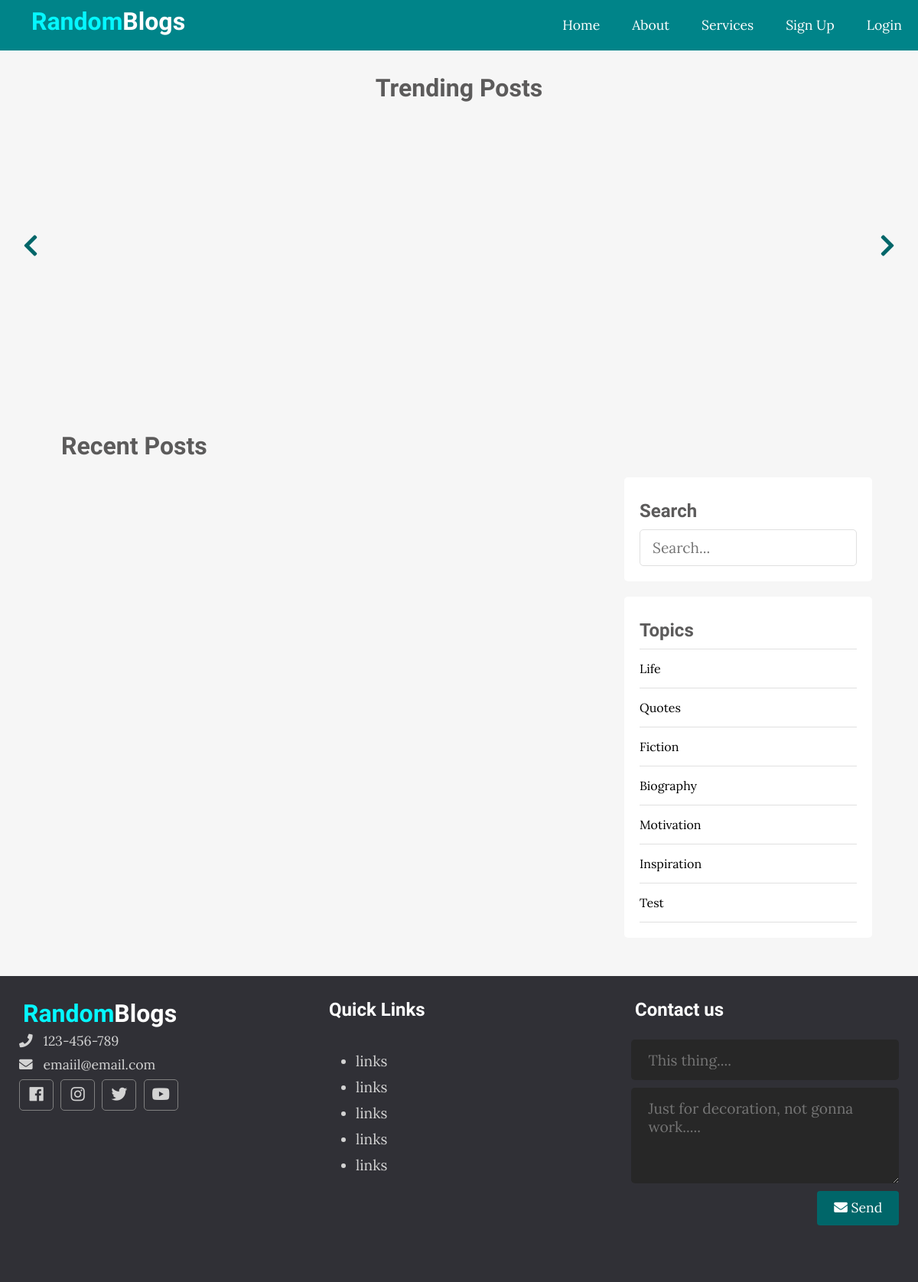
The app's page /, older data.
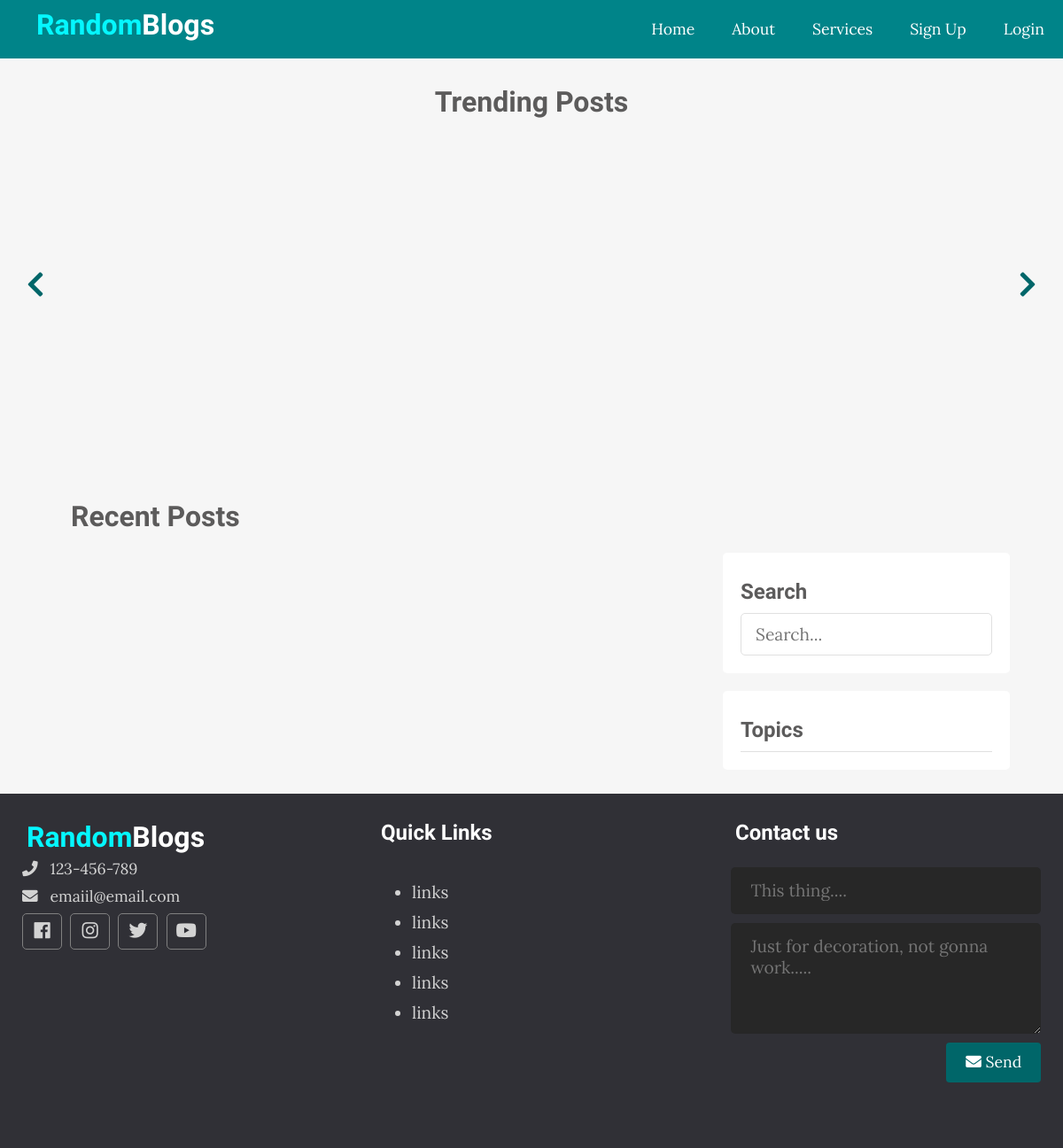
The same page, newer data.
### tables this page shows
CREATE TABLE IF NOT EXISTS `topics` (
  `id` int(11) NOT NULL AUTO_INCREMENT,
  `name` varchar(100) NOT NULL,
  `description` text NOT NULL,
  PRIMARY KEY (`id`),
  UNIQUE KEY `name` (`name`)
);

### app/controllers/topics.php (called while the page is built, shortened)
<?php
include(ROOT_PATH . "/app/database/db.php");
$table = 'topics';
$topics = selectAll($table);

### app/database/db.php (called while the page is built, shortened)
<?php
require('connect.php');
function selectAll($table, $conditions = [])
{
    global $conn;
    $sql = "SELECT * FROM $table";
    if (empty($conditions)) {
        $stmt = $conn->prepare($sql);
        $stmt->execute();
        $records = $stmt->get_result()->fetch_all(MYSQLI_ASSOC);
        return $records;
    }
}
?>

### index.php (the view, shortened to what this page needs)
<?php
include(ROOT_PATH . "/app/controllers/topics.php");
$postsTitle = 'Recent Posts';
?>
<!DOCTYPE html>
<html lang="en">
<head>
  <link rel="stylesheet" href="https://use.fontawesome.com/releases/v5.7.2/css/all.css"
>
  <link rel="stylesheet" href="assets/css/style.css">
</head>
<body>
  <?php include(ROOT_PATH . "/app/includes/header.php"); ?>
  <div class="page-wrapper">
    <div class="post-slider">
      <h1 class="slider-title">Trending Posts</h1>
      <i class="fas fa-chevron-left prev"></i>
      <i class="fas fa-chevron-right next"></i>
      <div class="post-wrapper">
      </div>
    </div>
    <div class="content clearfix">
      <div class="main-content">
        <h1 class="recent-post-title"><?php echo $postsTitle ?></h1>
      </div>
      <div class="sidebar">
        <div class="section search">
          <h2 class="section-title">Search</h2>
          <form action="index.php" method="post">
            <input type="text" name="search-term" class="text-input" placeholder="Search...">
          </form>
        </div>
        <div class="section topics">
          <h2 class="section-title">Topics</h2>
          <ul>
            <?php foreach ($topics as $key => $topic): ?>
              <li><a href="<?php echo BASE_URL . '/index.php?t_id=' . $topic['id'] . '&name=' . $topic['name'] ?>"><?php echo $topic['name']; ?></a></li>
            <?php endforeach; ?>
          </ul>
        </div>
      </div>
    </div>
  </div>
  <?php include(ROOT_PATH . "/app/includes/footer.php"); ?>
</body>
</html>

Row changes from the older to the newer data that the page shows:
removed topics: name "Life"
removed topics: name "Quotes"
removed topics: name "Fiction"
removed topics: name "Biography"
removed topics: name "Motivation"
removed topics: name "Inspiration"
removed topics: name "Test"
